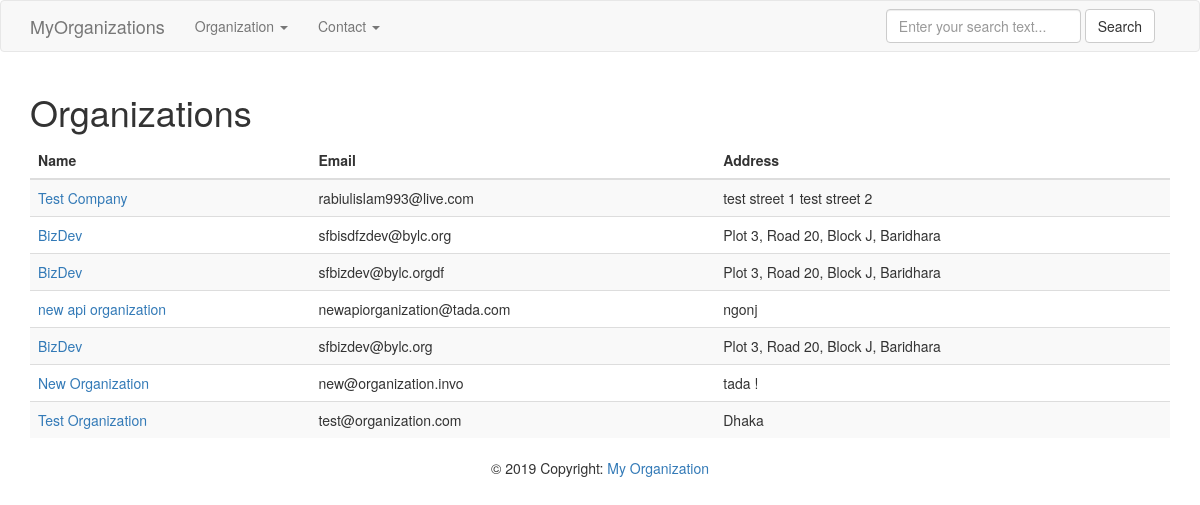
The page / on the database its author committed.
### MyOrganizationApp/models.py (models this page shows, shortened)
class OrganizationInfo(models.Model):
    email = models.EmailField(unique=True, db_index=True, primary_key=True)
    name = models.CharField(max_length=255)
    address = models.TextField(max_length=255)
    created_at = models.DateTimeField(auto_now_add=True)
    updated_at = models.DateTimeField(auto_now=True)

### MyOrganizationApp/views.py (the view)
# urls.py: path('', OrganizationInfoListView.as_view(), name='organization_list'),
class OrganizationInfoListView(View):
    def get(self, request):
        organizations = OrganizationInfo.objects.all().order_by("-created_at")
        context = {
            "organizations": organizations
        }
        return render(request, "MyOrganizationApp/organization_list.html", context)

### MyOrganizationApp/templates/MyOrganizationApp/organization_list.html
{% extends 'base.html' %}
{% block content %}
    <div class="container">
        <h1>Organizations</h1>
        <table class="table table-striped">
            <thead>
            <tr>
                <th>Name</th>
                <th>Email</th>
                <th>Address</th>
            </tr>
            </thead>
            <tbody>
            {% for organization in organizations %}
                <tr>
                    <td><a href="{% url 'organization_detail' organization.pk %}">{{ organization.name }}</a></td>
                    <td>{{ organization.email }}</td>
                    <td>{{ organization.address }}</td>
                </tr>
            {% endfor %}
            </tbody>
        </table>
    </div>
{% endblock %}

### MyOrganizationApp/templates/base.html (shortened to what this page needs)
{% load static %}
<!DOCTYPE html>
<html lang="en">
<head>
    <link rel="stylesheet" href="https://maxcdn.bootstrapcdn.com/bootstrap/3.3.7/css/bootstrap.min.css"
>
</head>
<body>
{% include 'navbar.html' %}
{% block content %}
{% endblock %}
{% include 'footer.html' %}
</body>
</html>

### MyOrganizationApp/templates/navbar.html (shortened to what this page needs)
{% load static %}
<nav class="navbar navbar-default">
    <div class="container">
        <div class="navbar-header">
            <a class="navbar-brand" href="/">MyOrganizations</a>
        </div>
        <ul class="nav navbar-nav">
            <li class="dropdown">
                <a class="dropdown-toggle" data-toggle="dropdown" href="#">Organization
                    <span class="caret"></span></a>
            </li>
            <li class="dropdown">
                <a class="dropdown-toggle" data-toggle="dropdown" href="#">Contact
                    <span class="caret"></span></a>
            </li>
        </ul>
        <form class="navbar-form navbar-left pull-right" action="{% url 'search' %}">
            <div class="form-group">
                <input type="text" value="{{ request.GET.q }}" class="form-control" name="q"
                       placeholder="Enter your search text...">
            </div>
            <button type="submit" class="btn btn-default">Search</button>
        </form>
    </div>
</nav>

### MyOrganizationApp/templates/footer.html
<footer class="page-footer font-small mdb-color darken-3 pt-4">
    <div class="footer-copyright text-center py-3">
        © 2019 Copyright: <a href="/">My Organization</a>
    </div>
</footer>

### rows shown on the page
OrganizationInfo: name "Test Company", email "rabiulislam993@live.com", address "test street 1 test street 2"
OrganizationInfo: name "BizDev", email "sfbisdfzdev@bylc.org", address "Plot 3, Road 20, Block J, Baridhara"
OrganizationInfo: name "BizDev", email "sfbizdev@bylc.orgdf", address "Plot 3, Road 20, Block J, Baridhara"
OrganizationInfo: name "new api organization", email "newapiorganization@tada.com", address "ngonj"
OrganizationInfo: name "BizDev", email "sfbizdev@bylc.org", address "Plot 3, Road 20, Block J, Baridhara"
OrganizationInfo: name "New Organization", email "new@organization.invo", address "tada !"
OrganizationInfo: name "Test Organization", email "test@organization.com", address "Dhaka"
